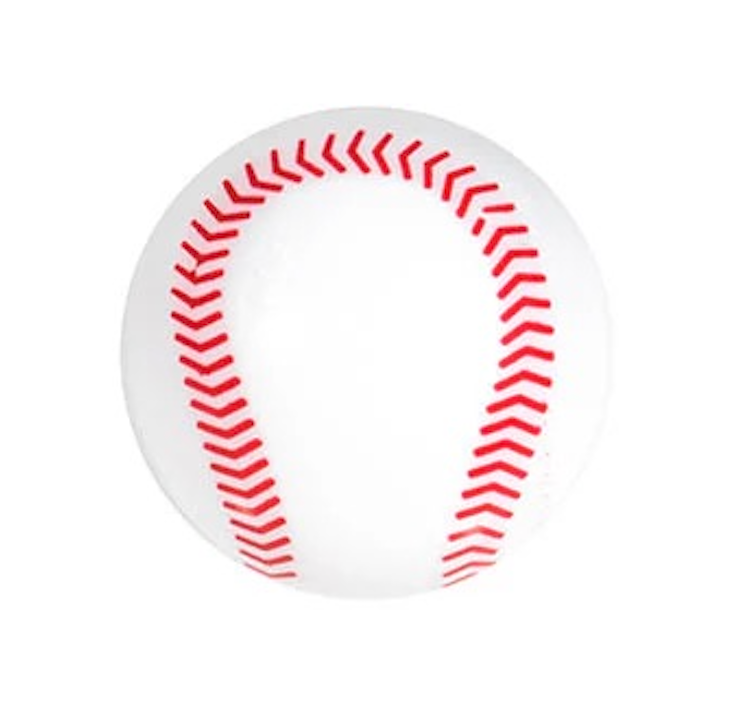
#> input picture pictures/ball1.png, 746 x 728 px, found by its file name
$ python class04_PyramidBlending.py
#> lines starting #> are read from the running program, lines starting #| are printed output that depends on the picture
import cv2 as cv
import numpy as np
from matplotlib import pyplot as plt

# Read the images
A = cv.imread("ball1.png")
#> A is the input picture: shape (728, 746, 3); mean B, G, R 243.7, 242.8, 251
B = cv.imread("ball2.png")
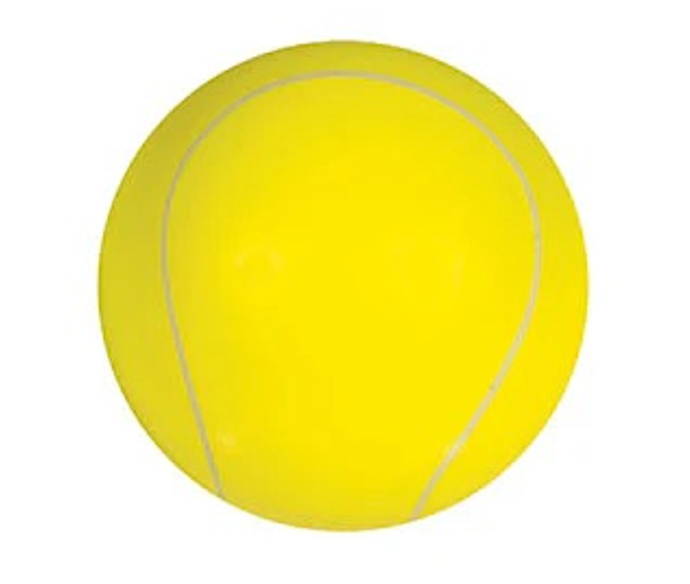
#> input picture pictures/ball2.png, 690 x 584 px, found by its file name
#> B is the input picture: shape (584, 690, 3); mean B, G, R 143.2, 238.5, 247
assert A is not None, "file could not be read, check with os.path.exists()"
assert B is not None, "file could not be read, check with os.path.exists()"


# Make both images the same size by centering the smaller one on a canvas of the larger one's size
def center_on_canvas(small, canvas_shape):
    canvas = np.zeros(canvas_shape, dtype=small.dtype)
    y_offset = (canvas_shape[0] - small.shape[0]) // 2
    x_offset = (canvas_shape[1] - small.shape[1]) // 2
    canvas[
        y_offset : y_offset + small.shape[0], x_offset : x_offset + small.shape[1]
    ] = small
    return canvas


if A.shape != B.shape:
    # Always use the larger shape for the canvas
    target_shape = (max(A.shape[0], B.shape[0]), max(A.shape[1], B.shape[1]), 3)
#> target_shape = (728, 746, 3)
    if A.shape != target_shape:
        A = center_on_canvas(A, target_shape)
    if B.shape != target_shape:
        B = center_on_canvas(B, target_shape)

# Generate Gaussian pyramid for A
G = A.copy()
gpA = [G]
for i in range(6):
    G = cv.pyrDown(G)
    gpA.append(G)
#> after the loop, gpA = 7 items

# Generate Gaussian pyramid for B
G = B.copy()
gpB = [G]
for i in range(6):
    G = cv.pyrDown(G)
    gpB.append(G)
#> this loop made 6 passes
#> pass 3, `G = cv.pyrDown(G)`:
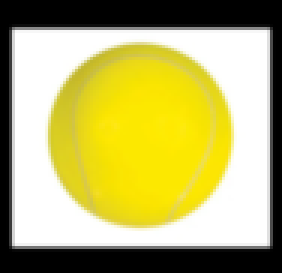
#> G: shape (91, 94, 3) (shown 3 times larger); mean B, G, R 105.4, 175.6, 181.8
#> after the loop, gpB = 7 items

# Generate Laplacian Pyramid for A
lpA = [gpA[5]]
for i in range(5, 0, -1):
    GE = cv.pyrUp(gpA[i], dstsize=(gpA[i - 1].shape[1], gpA[i - 1].shape[0]))
    L = cv.subtract(gpA[i - 1], GE)
    lpA.append(L)
#> after the loop, lpA = 6 items

# Generate Laplacian Pyramid for B
lpB = [gpB[5]]
for i in range(5, 0, -1):
    GE = cv.pyrUp(gpB[i], dstsize=(gpB[i - 1].shape[1], gpB[i - 1].shape[0]))
    L = cv.subtract(gpB[i - 1], GE)
    lpB.append(L)
#> after the loop, lpB = 6 items

# Now add left and right halves of images in each level
LS = []
for la, lb in zip(lpA, lpB):
    rows, cols, dpt = la.shape
    ls = np.hstack((la[:, 0 : cols // 2], lb[:, cols // 2 :]))
    LS.append(ls)
#> this loop made 6 passes
#> (rows, cols) on passes 1 to 6: (23, 24), (46, 47), (91, 94), (182, 187), (364, 373), (728, 746)
#> pass 1, `ls = np.hstack((la[:, 0 : cols // 2], lb[:, cols // 2 :]))`:
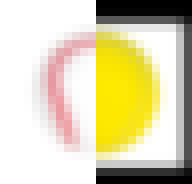
#> ls: shape (23, 24, 3) (shown 8 times larger); mean of channels 0, 1, 2 173.4, 209.1, 216.5; drawn as B, G, R
#> pass 3, `ls = np.hstack((la[:, 0 : cols // 2], lb[:, cols // 2 :]))`:
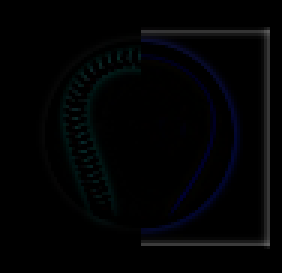
#> ls: shape (91, 94, 3) (shown 3 times larger); mean of channels 0, 1, 2 3.9, 2.9, 2.2; drawn as B, G, R
#> after the loop, LS = 6 items

# Now reconstruct
ls_ = LS[0]
for i in range(1, 6):
    ls_ = cv.pyrUp(ls_, dstsize=(LS[i].shape[1], LS[i].shape[0]))
    ls_ = cv.add(ls_, LS[i])
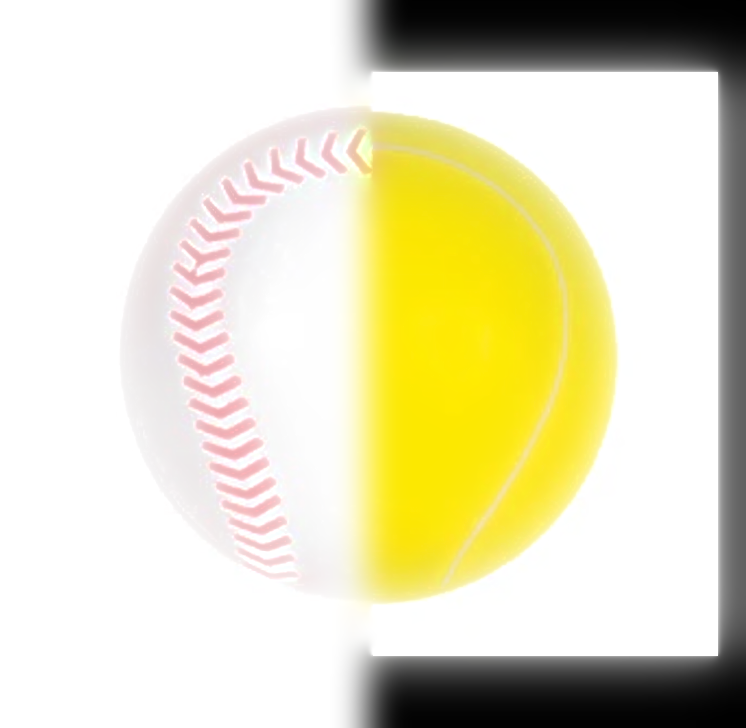
#> ls_: shape (728, 746, 3); mean of channels 0, 1, 2 188.2, 221.7, 226.5; drawn as B, G, R

# Image with direct connecting each half
rows, cols, dpt = A.shape
real = np.hstack((A[:, : cols // 2], B[:, cols // 2 :]))
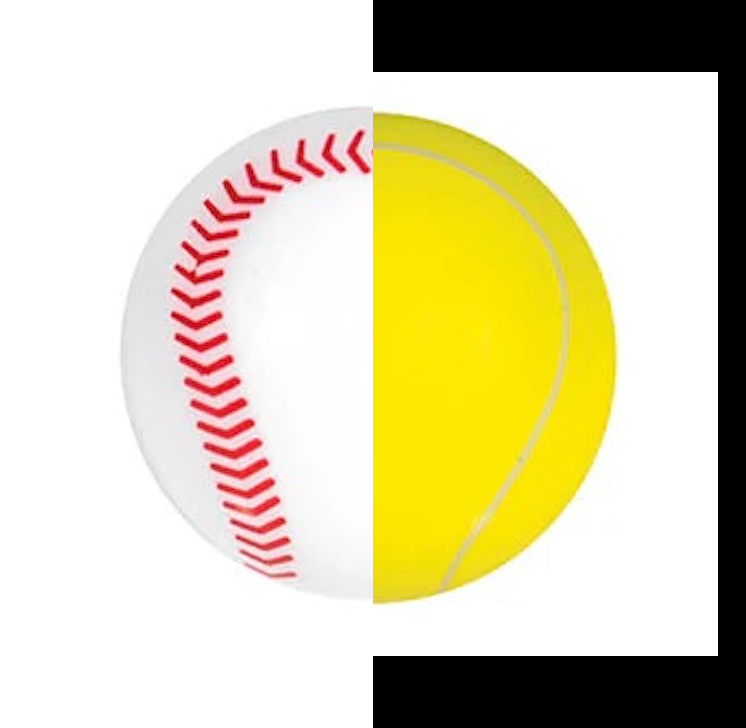
#> real: shape (728, 746, 3); mean B, G, R 173.6, 209.8, 217.5

# Save results
cv.imwrite("Pyramid_blending2.jpg", ls_)
cv.imwrite("Direct_blending.jpg", real)

# Display the results
plt.figure(figsize=(12, 6))
plt.subplot(1, 3, 1), plt.imshow(cv.cvtColor(A, cv.COLOR_BGR2RGB)), plt.title(
    "ball1.png (centered)"
), plt.axis("off")
plt.subplot(1, 3, 2), plt.imshow(cv.cvtColor(B, cv.COLOR_BGR2RGB)), plt.title(
    "ball2.png"
), plt.axis("off")
plt.subplot(1, 3, 3), plt.imshow(cv.cvtColor(ls_, cv.COLOR_BGR2RGB)), plt.title(
    "Pyramid Blending"
), plt.axis("off")
plt.tight_layout()
plt.show()
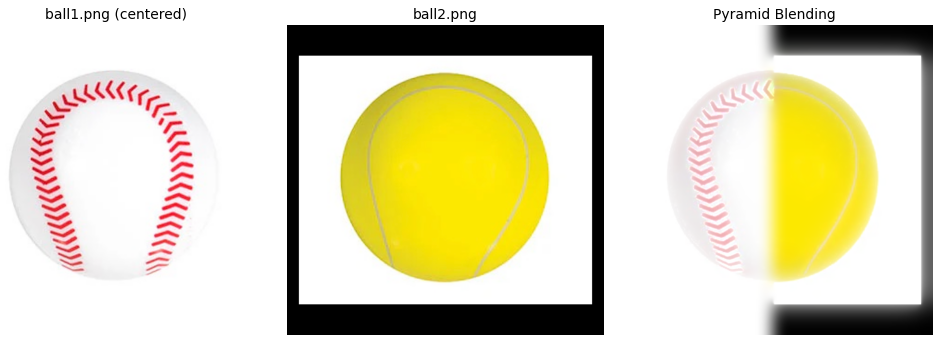
#> figure drawn by matplotlib, 3 panels
